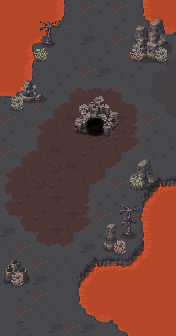

A level layout from a 2D game, rendered from its tile map. Below: a short description, then the map file with its tile-grid data intact:
An orthogonal 11x21 tile map with 16x16 px tiles, 5 tile layers (Tile Layer 4, Tile Layer 5, Tile Layer 6, Tile Layer 7, ...), 3 hidden layers not drawn.

<map version="1.5" tiledversion="2021.02.15" orientation="orthogonal" renderorder="left-down" width="11" height="21" tilewidth="16" tileheight="16" infinite="0" nextlayerid="16" nextobjectid="1">
 <tileset firstgid="1" source="../world_tiles/tileset.tsx" />
 <layer id="10" name="Tile Layer 4" width="11" height="21">
  <data encoding="csv">
12612,12612,12612,12615,12616,12404,12404,12404,12609,12610,12611,
12612,12101,12102,12715,12716,12404,12404,12404,12709,12710,12711,
12612,12201,12202,12815,12816,12404,12404,12404,12809,12810,12811,
12612,12301,12302,12404,12404,12404,12404,12404,12404,12404,12404,
12614,12615,12616,12404,12404,12404,12404,12404,12404,12404,12404,
12714,12715,12716,12404,12404,12404,12404,12404,12404,12404,12404,
12814,12815,12816,12404,12404,12404,12404,12404,12404,12404,12404,
12404,12404,12404,12404,12404,12404,12404,12404,12404,12404,12404,
12404,12404,12404,12404,12404,12404,12404,12404,12404,12404,12404,
12404,12404,12404,12404,12404,12404,12404,12404,12404,12404,12404,
12404,12404,12404,12404,12404,12404,12404,12404,12404,12404,12404,
12404,12404,12404,12404,12404,12404,12404,12404,12109,12110,12111,
12404,12404,12404,12404,12404,12404,12404,12404,12209,12210,12211,
12404,12404,12404,12404,12404,12404,12404,12404,12309,12310,12612,
12404,12404,12404,12404,12404,12404,12404,12404,12607,12608,12612,
12404,12404,12404,12404,12404,12404,12404,12706,12707,12708,12612,
12404,12404,12404,12404,12109,12110,12111,12806,12807,12808,12612,
12404,12404,12404,12404,12209,12210,12211,12612,12612,12612,12612,
12404,12404,12404,12404,12609,12610,12611,12612,12612,12612,12612,
12404,12404,12404,12404,12709,12710,12711,12107,12108,12612,12612,
12404,12404,12404,12404,12809,12810,12811,12207,12208,12612,12612
</data>
 </layer>
 <layer id="11" name="Tile Layer 5" width="11" height="21">
  <data encoding="csv">
0,0,0,0,0,12624,12728,12624,0,0,0,
0,0,0,0,0,12324,0,12728,0,0,0,
0,0,0,0,0,12828,12324,12624,0,12624,0,
0,0,0,0,12324,12324,12728,0,12624,12324,13951,
0,0,0,12324,12728,12624,12828,12324,12728,14050,14051,
0,0,0,12728,12751,12752,12753,12754,12324,14250,14251,
0,0,12624,12751,12851,13029,12853,12854,12855,14350,14351,
12624,12324,12850,12851,13230,13152,13230,13027,12955,12624,14451,
12728,12322,12950,12951,13152,13027,13028,13028,13055,12728,12324,
12624,12751,12851,13230,13152,13028,13152,13154,13155,12324,12728,
12850,12851,13152,13030,13230,13152,13154,13155,12324,12324,0,
12950,12951,13030,13028,13152,13154,13254,12624,0,0,0,
13050,13028,13152,13027,12954,12955,12728,12728,0,0,0,
13150,13151,13028,13152,13027,13055,12624,12121,0,0,0,
12828,13150,13151,13027,13154,13155,12728,12624,0,0,0,
12324,12624,13251,13253,13254,12828,0,0,0,0,0,
0,0,12624,12324,0,0,0,0,0,0,0,
12728,12324,12828,12324,0,0,0,0,0,0,0,
0,12728,12624,0,0,0,0,0,0,0,0,
0,12624,12324,12324,0,0,0,0,0,0,0,
0,12929,0,12828,12624,12828,0,0,0,0,0
</data>
 </layer>
 <layer id="13" name="Tile Layer 6" width="11" height="21">
  <data encoding="csv">
0,0,0,0,0,0,0,0,0,0,0,
0,0,12961,12962,0,0,0,0,12372,12373,12374,
0,0,13061,13062,0,0,0,0,12472,12473,12474,
0,0,0,0,0,0,0,0,12572,12573,12574,
0,0,0,0,0,0,0,0,0,0,0,
0,12364,12365,0,0,0,0,0,0,0,0,
0,12464,12465,0,0,0,0,0,0,0,0,
0,0,0,0,0,0,0,0,0,0,0,
0,0,0,0,0,0,0,0,0,0,0,
0,0,0,0,0,0,0,0,12370,12371,0,
0,0,0,0,0,0,0,0,12470,12471,0,
0,0,0,0,0,0,0,0,12570,12571,0,
0,0,0,0,0,0,0,12863,12864,0,0,
0,0,0,0,0,0,0,12963,12964,0,0,
0,0,0,0,0,0,0,13063,13064,0,0,
0,0,0,0,0,0,0,0,0,0,0,
0,0,0,0,0,0,0,0,0,0,0,
0,0,0,0,0,0,0,0,0,0,0,
0,0,0,0,0,0,0,0,0,0,0,
0,0,0,0,0,0,0,0,0,0,0,
0,0,0,0,0,0,0,0,0,0,0
</data>
 </layer>
 <layer id="14" name="Tile Layer 7" width="11" height="21">
  <data encoding="csv">
0,0,0,0,0,0,0,0,0,0,0,
0,0,0,0,0,0,0,0,0,0,0,
0,0,0,0,0,0,0,0,0,0,0,
0,0,0,0,0,0,0,0,0,0,0,
0,0,0,0,0,0,0,0,0,0,0,
0,0,0,0,0,0,0,0,0,0,0,
0,0,0,0,0,0,0,0,0,0,0,
0,0,0,0,0,0,0,0,0,0,0,
0,0,0,0,0,0,0,0,0,0,0,
0,0,0,0,0,0,0,0,0,0,0,
0,0,0,0,0,0,0,0,0,0,0,
0,0,0,0,0,0,0,0,0,0,0,
0,0,0,0,0,0,0,0,0,0,0,
0,0,0,0,0,0,0,0,0,0,0,
0,0,0,0,0,0,12468,12469,0,0,0,
0,0,0,0,0,0,12568,12569,0,0,0,
12166,12167,0,0,0,0,0,0,0,0,0,
12266,12267,0,0,0,0,0,0,0,0,0,
0,0,0,0,0,0,0,0,0,0,0,
0,0,0,0,0,0,0,0,0,0,0,
0,0,0,0,0,0,0,0,0,0,0
</data>
 </layer>
 <layer id="15" name="Tile Layer 8" width="11" height="21">
  <data encoding="csv">
0,0,0,0,0,0,0,0,0,0,0,
0,0,0,0,0,0,0,0,0,0,0,
0,0,0,0,0,0,0,0,0,0,0,
0,0,13562,0,0,0,0,0,13462,13668,13669,
0,0,0,0,0,0,0,0,0,0,0,
0,0,0,0,0,0,0,0,0,0,0,
13668,13669,0,0,11353,11354,11355,11356,0,0,0,
0,0,0,0,11453,11454,11455,11456,0,0,0,
0,0,0,0,11553,11554,11555,11556,0,0,0,
0,0,0,0,0,0,0,0,0,0,0,
0,0,0,0,0,0,0,0,0,0,0,
0,0,0,0,0,0,0,0,13560,0,0,
0,0,0,0,0,0,0,0,0,0,0,
0,0,0,0,0,0,0,0,0,0,0,
0,0,0,0,0,0,0,0,0,0,0,
0,0,0,0,0,0,0,13461,0,0,0,
0,0,0,0,0,0,0,0,0,0,0,
13468,13469,0,0,0,0,0,0,0,0,0,
0,0,0,0,0,0,0,0,0,0,0,
0,0,0,0,0,0,0,0,0,0,0,
0,0,0,0,0,0,0,0,0,0,0
</data>
 </layer>
 <layer id="7" name="anim" width="11" height="21" visible="0">
  <data encoding="csv">
0,0,0,0,0,0,0,0,0,0,0,
0,0,0,0,0,0,0,0,0,0,0,
0,0,0,0,0,0,0,0,0,0,0,
0,0,0,0,0,0,0,0,0,0,0,
0,0,15428,0,0,0,0,0,0,15429,0,
0,0,0,0,0,0,0,0,0,0,0,
0,0,0,0,0,0,0,0,0,0,0,
0,0,0,0,0,0,0,0,0,0,0,
0,0,0,0,0,0,0,0,0,0,0,
0,0,0,0,0,0,0,0,0,0,0,
0,0,0,0,0,0,0,0,0,0,0,
0,0,0,0,0,0,0,15528,0,0,0,
0,0,0,0,0,0,0,0,0,0,0,
0,0,0,0,0,0,0,0,0,0,0,
0,0,0,0,0,0,0,0,0,0,0,
0,0,0,0,0,0,0,0,0,0,0,
0,0,0,0,0,0,0,0,0,0,0,
0,0,0,0,0,0,0,0,0,0,0,
15528,0,0,0,0,0,0,0,0,0,0,
0,0,0,0,0,0,0,0,0,0,0,
0,0,0,0,0,0,0,0,0,0,0
</data>
 </layer>
 <layer id="8" name="characters" width="11" height="21" visible="0">
  <data encoding="csv">
0,0,0,0,0,0,0,0,0,0,0,
0,0,0,0,0,0,0,0,0,0,0,
0,0,0,0,0,15611,0,0,0,0,0,
0,0,0,0,0,0,0,0,0,0,0,
0,0,0,0,0,15412,0,0,0,0,0,
0,0,0,0,0,0,0,0,0,0,0,
0,0,0,0,0,0,0,0,15611,0,0,
0,0,0,0,0,0,0,0,0,0,0,
0,0,15611,0,0,0,0,0,0,0,0,
0,0,0,0,0,0,0,15511,0,0,0,
0,0,0,0,15612,0,0,0,0,0,0,
0,0,0,0,0,0,0,0,0,0,0,
0,15511,0,0,0,15611,0,0,0,0,0,
0,0,0,0,0,0,0,0,0,0,0,
0,0,15611,0,0,0,0,0,0,0,0,
0,0,0,0,0,0,0,0,0,0,0,
0,0,0,0,0,0,0,0,0,0,0,
0,0,0,0,0,0,0,0,0,0,0,
0,0,0,0,0,0,0,0,0,0,0,
0,0,0,0,0,0,0,0,0,0,0,
0,0,0,0,0,0,0,0,0,0,0
</data>
 </layer>
 <layer id="9" name="walkable" width="11" height="21" visible="0">
  <data encoding="csv">
15437,15437,15437,15437,15537,15537,15537,15537,15537,15437,15437,
15437,15437,15437,15437,15537,15537,15537,15537,15537,15437,15437,
15437,15437,15437,15437,15537,15537,15537,15537,15437,15437,15437,
15437,15437,15437,15537,15537,15537,15537,15537,15437,15437,15437,
15437,15437,15437,15537,15537,15537,15537,15537,15537,15437,15537,
15437,15437,15537,15537,15537,15537,15537,15537,15537,15537,15537,
15537,15437,15537,15537,15537,15437,15437,15537,15537,15537,15537,
15537,15537,15537,15537,15537,15437,15437,15537,15537,15537,15537,
15537,15537,15537,15537,15537,15637,15637,15537,15537,15537,15537,
15537,15537,15537,15537,15537,15537,15537,15537,15537,15537,15537,
15537,15537,15537,15537,15537,15537,15537,15537,15437,15437,15537,
15537,15537,15537,15537,15537,15537,15537,15437,15437,15437,15437,
15537,15537,15537,15537,15537,15537,15537,15537,15537,15437,15437,
15537,15537,15537,15537,15537,15537,15537,15437,15437,15437,15437,
15537,15537,15537,15537,15537,15537,15437,15437,15437,15437,15437,
15537,15537,15537,15537,15537,15537,15437,15437,15437,15437,15437,
15437,15437,15537,15537,15537,15437,15437,15437,15437,15437,15437,
15437,15437,15537,15537,15537,15437,15437,15437,15437,15437,15437,
15437,15537,15537,15537,15537,15437,15437,15437,15437,15437,15437,
15537,15537,15537,15537,15537,15437,15437,15437,15437,15437,15437,
15537,15537,15537,15537,15537,15537,15537,15437,15437,15437,15437
</data>
 </layer>
</map>
